Frame 1 (no input): blank canvas, image omitted
Frame 60 (the mouse pressed at the canvas centre just before this capture): blank canvas, image omitted
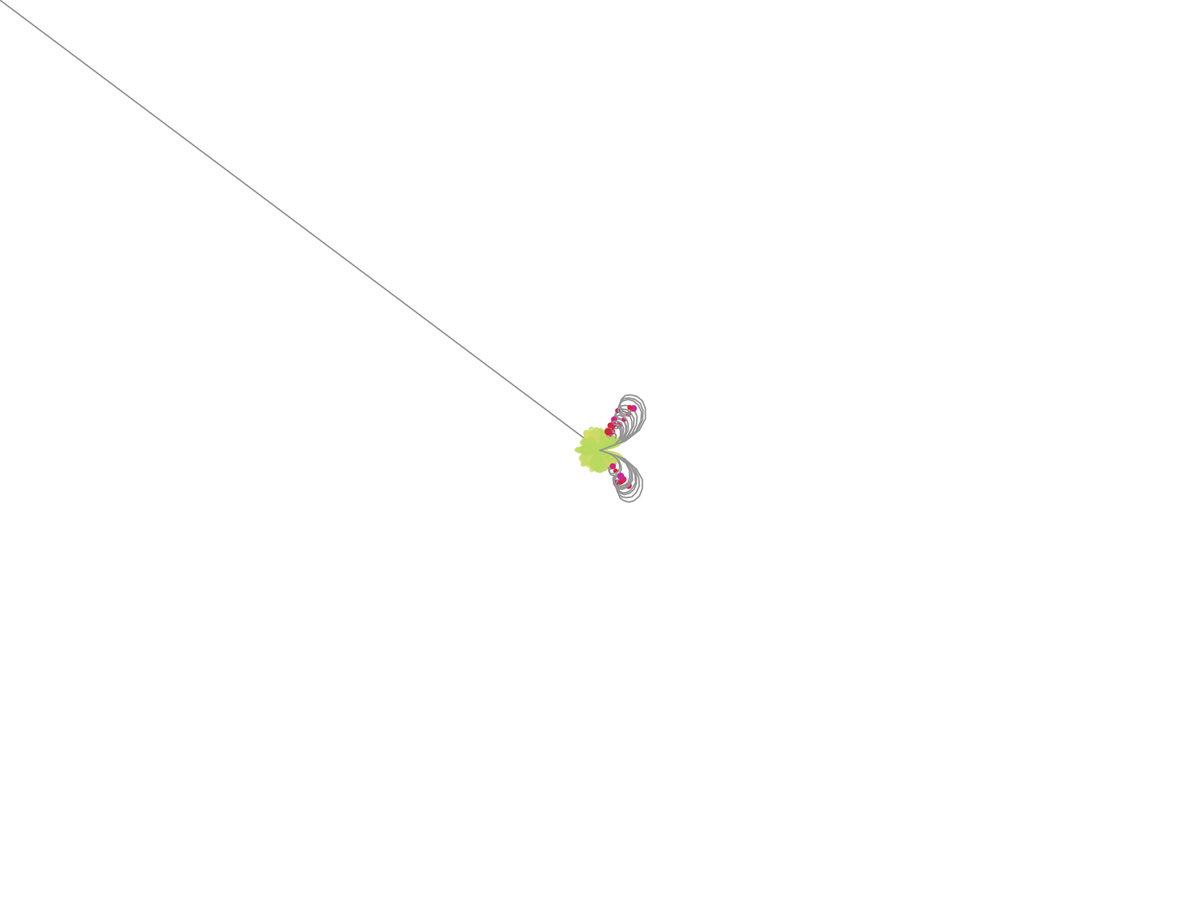
Frame 120 (the mouse held since frame 60 and released just before this capture)

The Processing sketch whose frames 1 and 60 were blank and that drew this single picture after the mouse press (run headless with seeded random() and noise(); from frame 60 on, the mouse is pressed at the canvas centre):

// Processing sketch: fullvine
// ── fullvine.pde
void setup() {
	fullScreen();
	noFill();
	colorMode(HSB, 360, 99, 99);
	strokeWeight(2);
	stroke(210);
	background(0, 0, 99);
}

void draw() {
	if (mousePressed) {
		line(pmouseX, pmouseY, mouseX, mouseY);
		if (random(1) < 0.5) {
			PVector dir = new PVector(mouseX - pmouseX, mouseY - pmouseY);
			float a = dir.heading();
			drawSpiral(mouseX, mouseY, a);
		}

		if (random(1) < 0.5) {
			drawFlower(mouseX, mouseY);
		}
	}
}

void keyPressed() {
	background(0, 0, 99);
}

void drawFlower(float xc, float yc) {
	pushMatrix();
	pushStyle();
	noStroke();
	
	translate(xc, yc);
	fill(random(60,79), random(50, 60), 85, 190);

	beginShape();
	int numLobes = int(random(4, 10));
	for (int i = 0; i < numLobes; i++) {
		float a = map(i, 0, numLobes, 0, TWO_PI);
		float a1 = map(i+1, 0, numLobes, 0, TWO_PI);
		float r = random(10, 50);

		float x = r * cos(a);
		float x1 = r * cos(a1);
		float y = r * sin(a);
		float y1 = r * sin(a1);

		vertex(0, 0);
		vertex(0, 0);
		bezierVertex(x, y, x1, y1, 0, 0);
	}
	endShape();
	popStyle();
	popMatrix();
}

void drawSpiral(float xc, float yc, float a) {
  pushMatrix();
  pushStyle();
  translate(xc, yc);  
  rotate(PI + a);
  noFill();
  beginShape();
  float maxt = random(5, 10);
  float maxr = random(20, 70);
  float sign = (random(1) < 0.5) ? -1 : +1;  
  float x0 = maxr * cos(sign);
  float y0 = maxr * sin(sign);
  for (float t = 1; t < maxt; t += 0.5) {
    float r = maxr/t;
    float x = r  * cos(sign * t) - x0;
    float y = r  * sin(sign * t) - y0;
    vertex(x, y);
  }
  endShape();
  noStroke();
  fill(random(310, 360), 80, 80);
  float x1 = (maxr/maxt) * cos(sign * maxt) - x0;
  float y1 = (maxr/maxt) * sin(sign * maxt) - y0;
  float r = random(5, 10);
  ellipse(x1, y1, r, r);
  popStyle();
  popMatrix();
}
